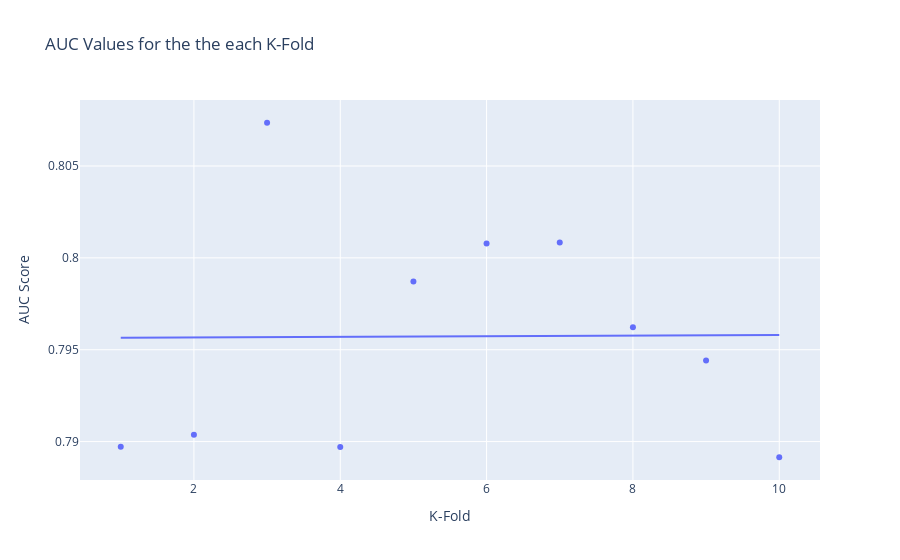

Notebook code cell kept with this figure:
### Code cell
x_axis = [i for i in range(1, num_of_folds + 1)]
fig = px.scatter( x = x_axis, y = auc_roc_scores,
                 labels = {"x": "K-Fold", "y": "AUC Score"},
                 trendline = 'ols',
                 title = 'AUC Values for the the each K-Fold' # add title parameter
)

fig.show()

### Figure 1 — Plotly figure (JSON) as saved in the notebook; plotly's stock layout.template omitted (floating-point values rounded to 4 significant figures)
{"data": [{"hovertemplate": "K-Fold=%{x}<br>AUC Score=%{y}<extra></extra>", "legendgroup": "", "marker": {"color": "#636efa", "symbol": "circle"}, "mode": "markers", "name": "", "orientation": "v", "showlegend": false, "type": "scatter", "x": [1, 2, 3, 4, 5, 6, 7, 8, 9, 10], "xaxis": "x", "y": [0.7897, 0.7904, 0.8074, 0.7897, 0.7987, 0.8008, 0.8008, 0.7962, 0.7944, 0.7891], "yaxis": "y"}, {"hovertemplate": "<b>OLS trendline</b><br>y = 1.77246e-05 * x + 0.795628<br>R<sup>2</sup>=0.000076<br><br>K-Fold=%{x}<br>AUC Score=%{y} <b>(trend)</b><extra></extra>", "legendgroup": "", "marker": {"color": "#636efa", "symbol": "circle"}, "mode": "lines", "name": "", "showlegend": false, "type": "scatter", "x": [1, 2, 3, 4, 5, 6, 7, 8, 9, 10], "xaxis": "x", "y": [0.7956, 0.7957, 0.7957, 0.7957, 0.7957, 0.7957, 0.7958, 0.7958, 0.7958, 0.7958], "yaxis": "y"}], "layout": {"legend": {"tracegroupgap": 0}, "title": {"text": "AUC Values for the the each K-Fold"}, "xaxis": {"anchor": "y", "domain": [0, 1], "title": {"text": "K-Fold"}}, "yaxis": {"anchor": "x", "domain": [0, 1], "title": {"text": "AUC Score"}}}}
